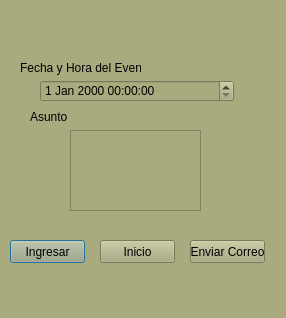
<?xml version="1.0" encoding="UTF-8"?>
<ui version="4.0">
 <class>agePadres</class>
 <widget class="QDialog" name="agePadres">
  <property name="geometry">
   <rect>
    <x>0</x>
    <y>0</y>
    <width>286</width>
    <height>318</height>
   </rect>
  </property>
  <property name="windowTitle">
   <string>Dialog</string>
  </property>
  <property name="styleSheet">
   <string notr="true">background-color: rgb(170, 170, 127);</string>
  </property>
  <widget class="QDateTimeEdit" name="dateTimeEdit">
   <property name="geometry">
    <rect>
     <x>40</x>
     <y>80</y>
     <width>194</width>
     <height>22</height>
    </rect>
   </property>
  </widget>
  <widget class="QLabel" name="label">
   <property name="geometry">
    <rect>
     <x>30</x>
     <y>110</y>
     <width>47</width>
     <height>13</height>
    </rect>
   </property>
   <property name="text">
    <string>Asunto</string>
   </property>
  </widget>
  <widget class="QTextEdit" name="textEdit">
   <property name="geometry">
    <rect>
     <x>70</x>
     <y>130</y>
     <width>131</width>
     <height>81</height>
    </rect>
   </property>
  </widget>
  <widget class="QPushButton" name="pushButton">
   <property name="geometry">
    <rect>
     <x>10</x>
     <y>240</y>
     <width>75</width>
     <height>23</height>
    </rect>
   </property>
   <property name="text">
    <string>Ingresar</string>
   </property>
  </widget>
  <widget class="QPushButton" name="pushButton_2">
   <property name="geometry">
    <rect>
     <x>100</x>
     <y>240</y>
     <width>75</width>
     <height>23</height>
    </rect>
   </property>
   <property name="text">
    <string>Inicio</string>
   </property>
  </widget>
  <widget class="QLabel" name="label_2">
   <property name="geometry">
    <rect>
     <x>20</x>
     <y>60</y>
     <width>121</width>
     <height>16</height>
    </rect>
   </property>
   <property name="text">
    <string>Fecha y Hora del Evento</string>
   </property>
  </widget>
  <widget class="QPushButton" name="pushButton_3">
   <property name="geometry">
    <rect>
     <x>190</x>
     <y>240</y>
     <width>75</width>
     <height>23</height>
    </rect>
   </property>
   <property name="text">
    <string>Enviar Correo</string>
   </property>
  </widget>
 </widget>
 <resources/>
 <connections/>
</ui>
